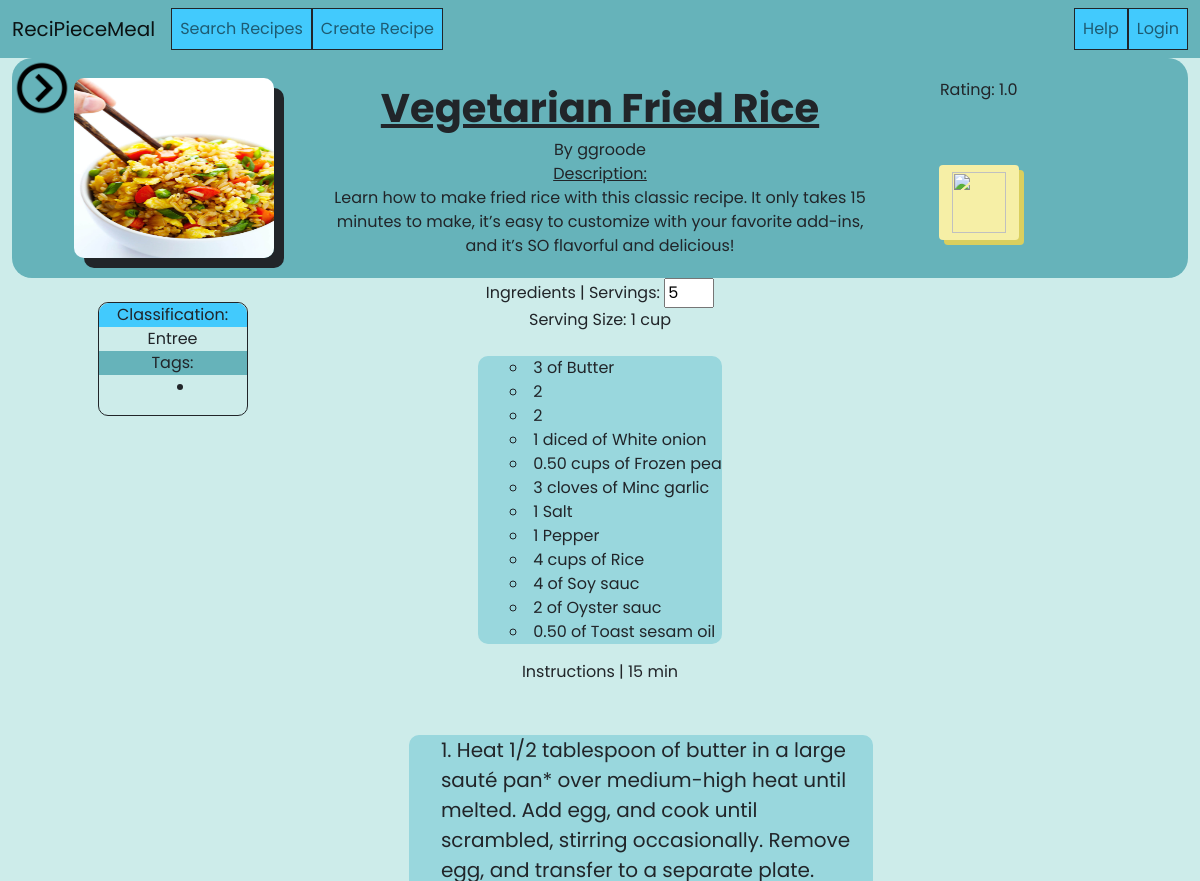
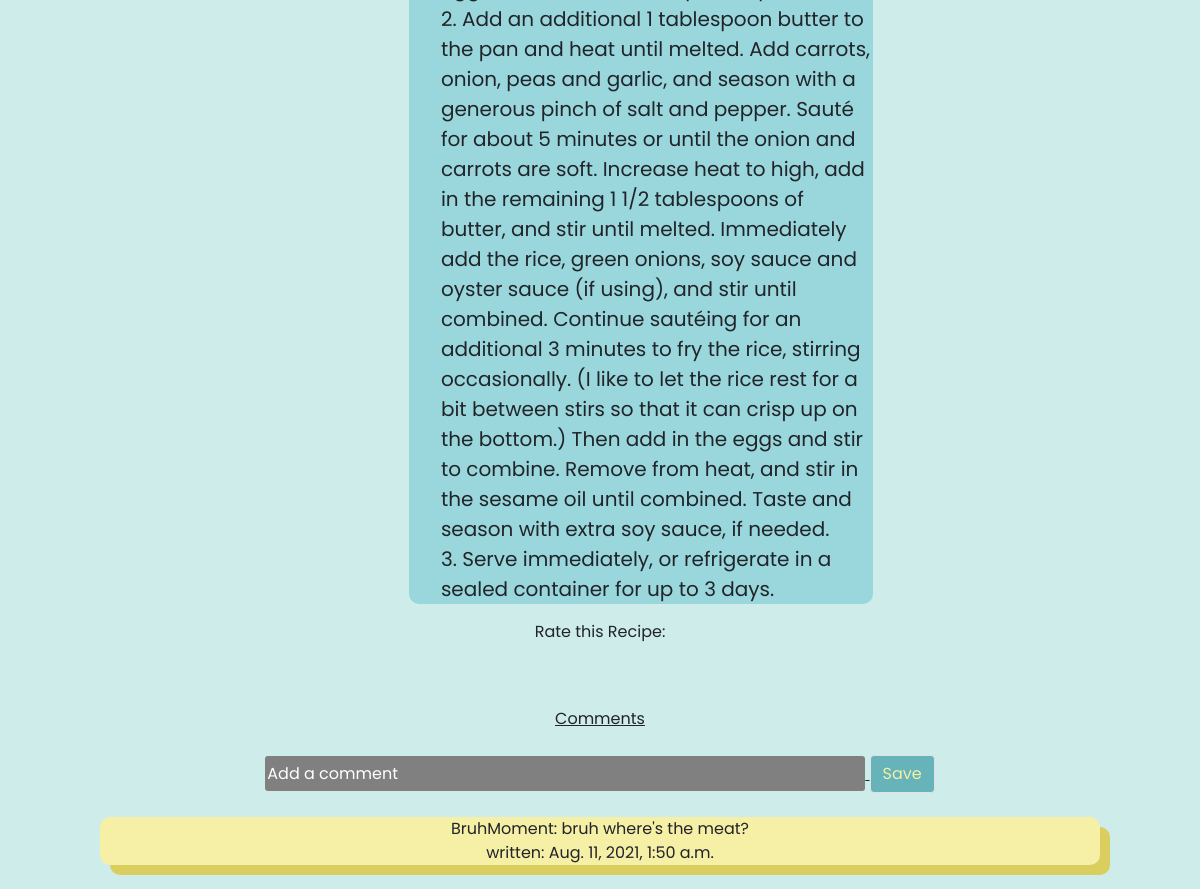
/recipe/18, run on an earlier commit of the app's database (2 pictures, top to bottom).
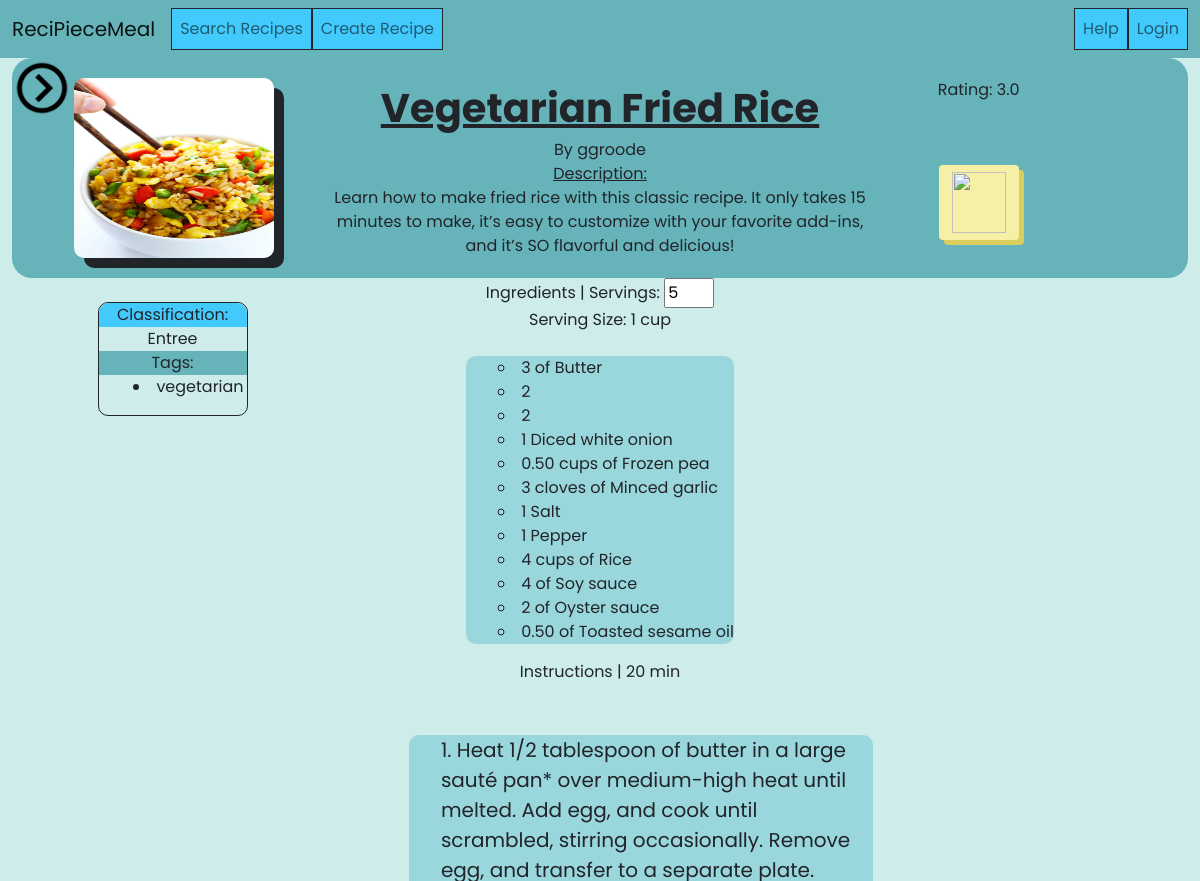
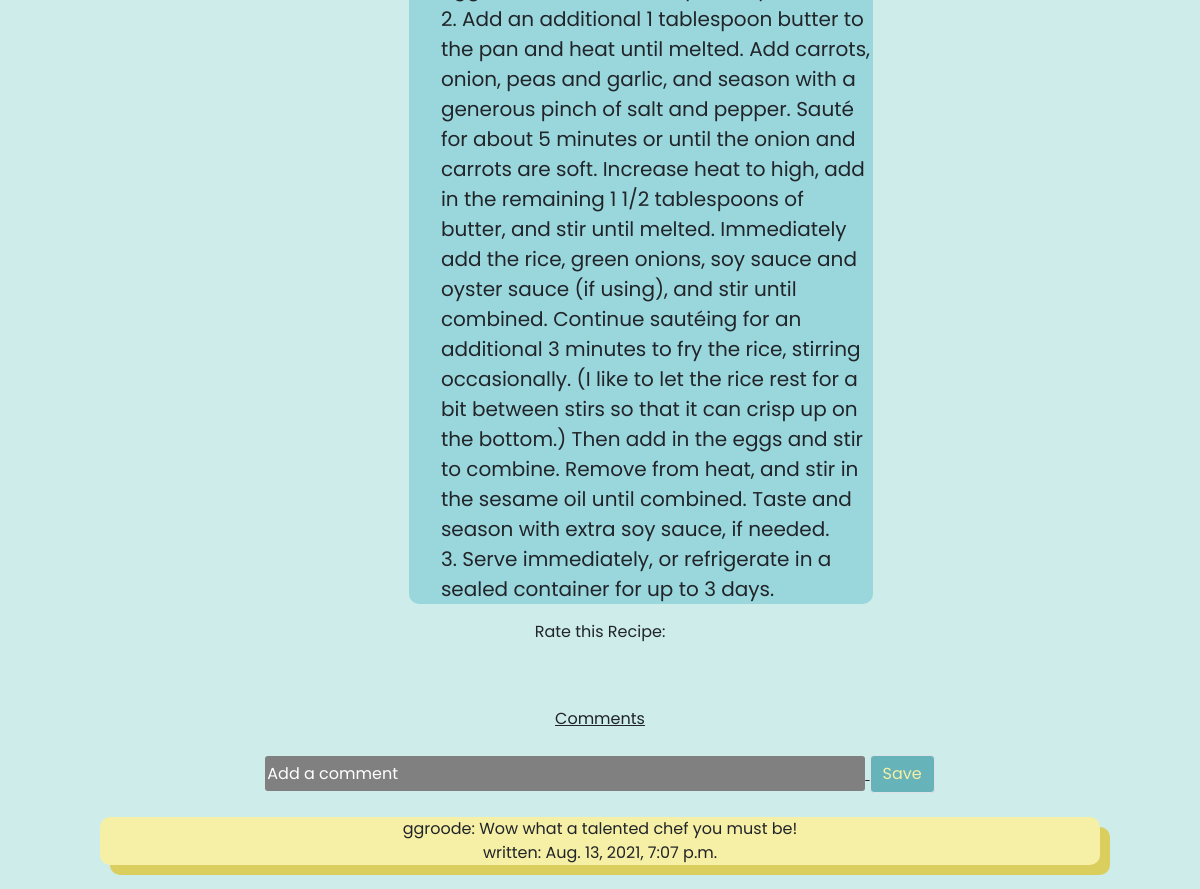
And on a later commit of the database (2 pictures, top to bottom).
### recipe/models.py (models this page shows, shortened)
class Recipe(models.Model):
    COUNTNAMES=['cnt','count','Count','']
    class Classifications(models.TextChoices):
        DESSERT = 'de'
        ENTREE = 'en'
        SIDE = 'si'
        APPETIZER = 'ap'
        DRINK ='dr'
    name = models.CharField(max_length=50)
    description = models.CharField(max_length=250)
    cookingTime = models.IntegerField()
    image = models.ImageField()
    classification = models.CharField(max_length=2,choices=Classifications.choices,default=Classifications.ENTREE)
    servings = models.IntegerField()
    servingSize = models.CharField(max_length=50)
    author = models.ForeignKey(User,on_delete=CASCADE)
    private = models.BooleanField(default=False)
    ingredients = models.JSONField(default=dict)
    steps = models.JSONField(default=get_list)
    @property
    def tags(self):
        return [tag.name for tag in Tag.objects.filter(recipes__id=self.id)]
    @property
    def comments(self):
        return Comment.objects.filter(recipe_id=self.id)
    @property
    def rating(self):
        ratings = Rating.objects.filter(recipe_id=self.id)
        if len(ratings)==0:
            return 0
        totalvalue = 0
        for rate in ratings:
            totalvalue += rate.value
        return totalvalue/len(ratings)
    def ingredientsAsText(self,multiplier):
        return Recipe.ingredientsToText(self.ingredients,multiplier)
    @staticmethod
    def isCount(ingredient,unit):
        if unit in Recipe.COUNTNAMES:
            return True
        if singularize(unit.lower()) == singularize(ingredient.lower()):
            return True
        return False
    @staticmethod
    def pluralize(str):
        ending = str[-1]
        if ending in ['s','.']:
            return str
        return pluralize(str)
    @staticmethod
    def ingredientsToText(ingredients,multiplier):
        ingTextList=[]
        for name in ingredients.keys():
            ing = ingredients[name]
            unit,quantity = ing['unit'],ing['quantity']*multiplier
            if (quantity % 1 == 0):
                quantity = int(quantity)
                name = name.strip()
                if Recipe.isCount(name,unit):
                    if quantity == 1:
                        ingTextList.append("{} {}".format(quantity,name.capitalize()))
                    else:
                        ingTextList.append("{} {}".format(quantity,Recipe.pluralize(name).capitalize()))
                else:
                    if quantity==1:
                        ingTextList.append("{} {} of {}".format(quantity,unit,name.capitalize()))
                    else:
                        ingTextList.append("{} {} of {}".format(quantity,Recipe.pluralize(unit),name.capitalize()))
            else:
                if Recipe.isCount(name,unit):
                    ingTextList.append("{:.2f} {}".format(quantity,Recipe.pluralize(name).capitalize()))
                else:
                    ingTextList.append("{:.2f} {} of {}".format(quantity,Recipe.pluralize(unit),name.capitalize()))
        return ingTextList

class Rating(models.Model):
    recipe = models.ForeignKey(Recipe,on_delete=CASCADE)
    author = models.ForeignKey(User,on_delete=CASCADE)
    value = models.IntegerField(validators=[MaxValueValidator(5)]) #1,2,3,4,5

class Comment(models.Model):
    recipe = models.ForeignKey(Recipe,on_delete=CASCADE)
    author = models.ForeignKey(User,on_delete=CASCADE)
    content = models.CharField(max_length=500)
    date_modified = models.DateTimeField(auto_now=True)

class Tag(models.Model):
    name = models.CharField(max_length=15, unique=True,primary_key=True)
    recipes = models.ManyToManyField(Recipe)

### recipe/views.py (the view)
# urls.py: path("", include("recipe.urls")),
def recipe(request,id):
    test = request.GET.get("test",1)
    recipe = Recipe.objects.get(id=id)
    return render(request,'recipe/recipe.html',context={'id':id,'recipe':recipe,'test':test,'classifications':Recipe.Classifications})

### recipe/templatetags/app_filters.py (called while the page is built)
@register.filter(name="get_right_ingredients")
def get_right_ingredients(obj, multiplier):
    return obj.ingredientsAsText(multiplier)

@register.filter(name="get_rating")
def get_rating(user, id):
    if user.is_authenticated:
        r = Rating.objects.filter(author=user,recipe__id=id).first()
        if r:
            return r.value
    return 0

### recipe/templates/recipe/recipe.html (shortened to what the changed rows need)
{% extends 'recipe/base.html' %}
{% load static %}
{% load app_filters %}
{% block style %}
        <link rel="stylesheet" type="text/css" href="{% static 'recipe/css/recipe.css' %}" />
{% endblock style %}
{% block content %}
    <div id="main">
        <div id="top_display">
            <div class="container">
                <div class="row">
                    <div class="col-md-3" align="center">
                        <div style="max-width:200px; max-height:150px;" id="imagerec">
                            <img id="image" style="width:100%; height:100%" src='{{recipe.image.url}}'>
                        </div>
                    </div>
                    <div id ="name_and_desc" class="col-md-6">
                        <div id="name">
                            {{recipe.name}}
                        </div>
                        <div id="author">
                            By {{recipe.author}}
                        </div>
                        <div id="desc">
                            <div id="description">
                            </div>
                            {{recipe.description}}
                        </div>
                    </div>
                    <div class="col-md-2"align="center">
                        <div id="rightbox">
                            <div id="rating">
                                Rating: {{recipe.rating}}
                            </div>
                            <div id="ratingstars">
                            {% with recipe.rating as rating %}
                                {% include 'recipe/rating.html' %}
                            {% endwith %}
                            </div>
                        </div>
                    </div>
                </div>
            </div>
        </div>
        <div class="container">
            <div class="row">
                <div class="col-md-3" align="center">
                    <br>
                    <div id="leftbox" class='border border-dark'>
                    <div id="class">
                     Classification: </div>{% for c in classifications %}
                                            {% if recipe.classification == c %}
                                                {{c.label}}
                                            {% endif %}
                                    {% endfor %}
                    <div id="tag">
                    </div>
                    <ul id="taglist">
                    {% for tag in recipe.tags %}
                        <li>
                        {{tag}}
                        </li>
                    {% endfor %}
                    </ul>
                </div>
            </div>
                <div id = "middlecol" class="col-md-6">
                    Ingredients | Servings: <input id="servings" type="number" value={{recipe.servings}} defaultvalue={{recipe.servings}} min=0>
                    <br> Serving Size: {{recipe.servingSize}}
                    <div id="inglist">
                        <br>
                        <ul id="ininlist" type="circle">
                        {% for ingredient in recipe|get_right_ingredients:1 %}
                            <li>
                            {{ingredient}}
                            </li>
                        {% endfor %}
                        </ul>
                    </div>
                    Instructions | {{recipe.cookingTime}} min <br><br>
                    <ol id="instlist" type="1" style="text-align: left; margin-left: 15%; margin-top: 5%; font-size: 20px;">
                    {% for instruction in recipe.steps %}
                        <li>{{instruction}}</li>
                    {% endfor %}
                    </ol>
                    <br>
                    Rate this Recipe: <br>
                    {% with 'input' as rating %}
                        {% include 'recipe/rating.html' %}
                    {% endwith %}
                </div>
            </div>
        </div>
        <div id="comments">
            <br>
            <div id ="oldcomments" align="center">
            {% for comment in recipe.comments %}
                <div id="comment1">
                    {{comment.author}}: {{comment.content}}
                    <br>
                    written: {{comment.date_modified}}
                    <br>
                </div>
            <br>
            {% endfor %}
            </div>
        </div>
    </div>
{% endblock content %}

What changed in the data, as far as the page shows it:
removed Comment: author "BruhMoment", content "bruh where's the meat?", date_modified "Aug. 11, 2021, 1:50 a.m."
changed Recipe "Vegetarian Fried Rice": rating "1.0" → "3.0"; cookingTime "15" → "20"
added Tag: tags "vegetarian"
added Comment: author "ggroode", content "Wow what a talented chef you must be!", date_modified "Aug. 13, 2021, 7:07 p.m."
Also different on the page:
new list line: "1 Diced white onion"
new list line: "3 cloves of Minced garlic"
new list line: "4 of Soy sauce"
new list line: "2 of Oyster sauce"
new list line: "0.50 of Toasted sesame oil"
list line gone: "1 diced of White onion"
list line gone: "3 cloves of Minc garlic"
list line gone: "4 of Soy sauc"
list line gone: "2 of Oyster sauc"
list line gone: "0.50 of Toast sesam oil"
